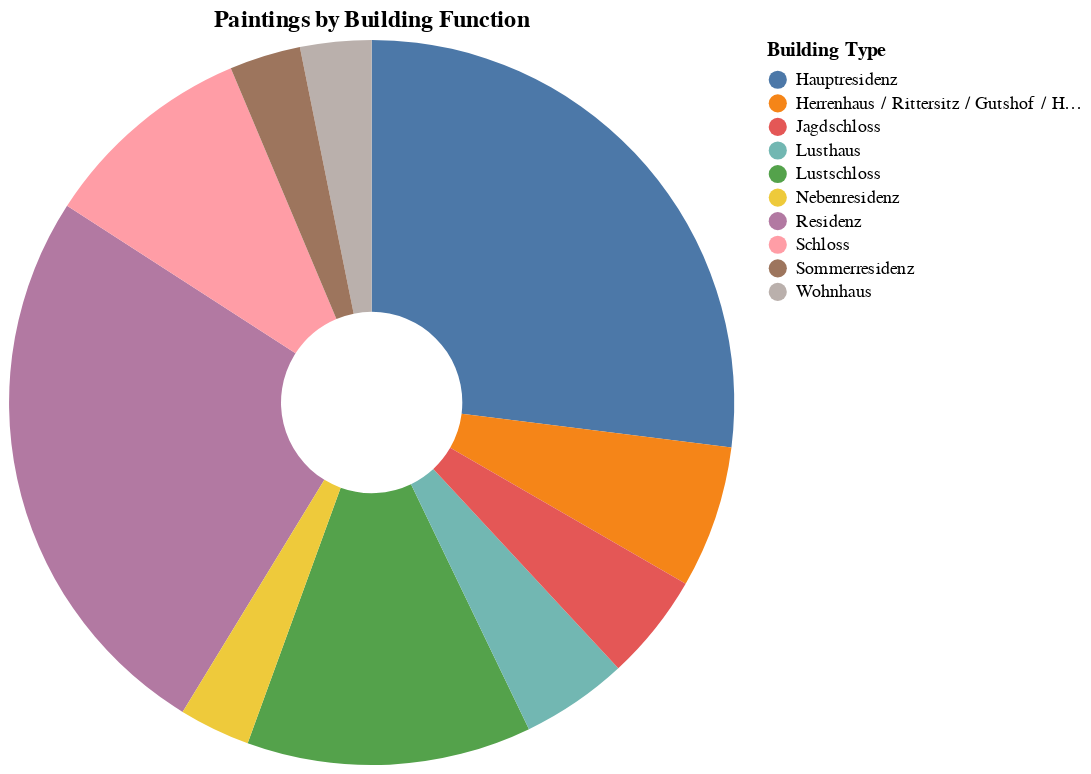

Notebook code for this chart:
### Code cell
# =============================================================================
# CELL 12: Building Function Analysis
# =============================================================================

print("🏛️ BUILDING FUNCTION ANALYSIS")
print("=" * 60)

building_func_df = con.execute("""
    SELECT 
        building_function,
        COUNT(*) as painting_count,
        COUNT(DISTINCT building_id) as building_count,
        ROUND(AVG(year_start), 0) as avg_year
    FROM paintings
    WHERE building_function IS NOT NULL
    GROUP BY building_function
    ORDER BY painting_count DESC
    LIMIT 20
""").pl()

print(building_func_df)

# Visualization - Pie/Donut chart
if len(building_func_df) > 0:
    chart = alt.Chart(building_func_df.head(10).to_pandas()).mark_arc(innerRadius=50).encode(
        theta=alt.Theta('painting_count:Q'),
        color=alt.Color('building_function:N', title='Building Type'),
        tooltip=['building_function', 'painting_count', 'building_count']
    ).properties(
        title='Paintings by Building Function',
        width=400,
        height=400
    )
    ipython_display(chart)

### Figure 1 — Vega-Lite specification as saved in the notebook (floating-point values rounded to 4 significant figures)
{"config": {"view": {"continuousWidth": 300, "continuousHeight": 300}}, "data": {"name": "data-6ce1ffb19a9f4476325dd046d5031c5a"}, "mark": {"type": "arc", "innerRadius": 50}, "encoding": {"color": {"field": "building_function", "title": "Building Type", "type": "nominal"}, "theta": {"field": "painting_count", "type": "quantitative"}, "tooltip": [{"field": "building_function", "type": "nominal"}, {"field": "painting_count", "type": "quantitative"}, {"field": "building_count", "type": "quantitative"}]}, "height": 400, "title": "Paintings by Building Function", "width": 400, "$schema": "https://vega.github.io/schema/vega-lite/v6.1.0.json", "datasets": {"data-6ce1ffb19a9f4476325dd046d5031c5a": [{"building_function": "Hauptresidenz", "painting_count": 17, "building_count": 12, "avg_year": 1678.0}, {"building_function": "Residenz", "painting_count": 16, "building_count": 7, "avg_year": 1629.0}, {"building_function": "Lustschloss", "painting_count": 8, "building_count": 5, "avg_year": 1718.0}, {"building_function": "Schloss", "painting_count": 6, "building_count": 4, "avg_year": 1672.0}, {"building_function": "Herrenhaus / Rittersitz / Gutshof / Hofmark / Häuptlingssitz", "painting_count": 4, "building_count": 4, "avg_year": 1735.0}, {"building_function": "Lusthaus", "painting_count": 3, "building_count": 3, "avg_year": 1666.0}, {"building_function": "Jagdschloss", "painting_count": 3, "building_count": 3, "avg_year": 1730.0}, {"building_function": "Wohnhaus", "painting_count": 2, "building_count": 2, "avg_year": 1708.0}, {"building_function": "Sommerresidenz", "painting_count": 2, "building_count": 2, "avg_year": 1767.0}, {"building_function": "Nebenresidenz", "painting_count": 2, "building_count": 2, "avg_year": 1684.0}]}}
